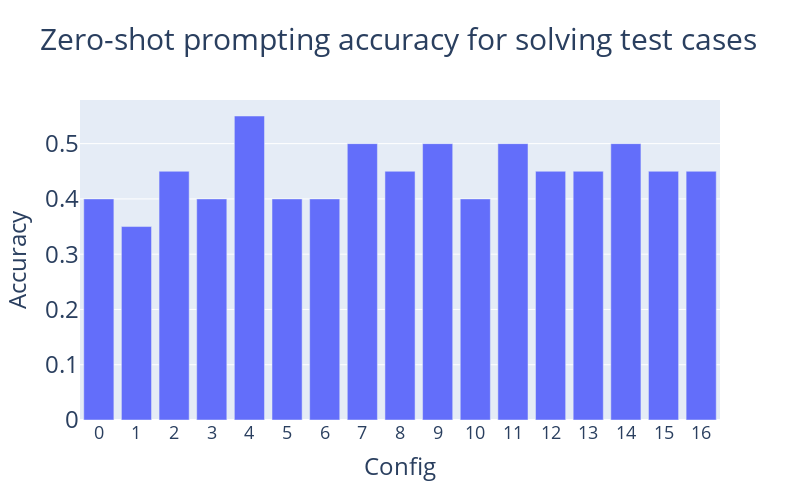

The notebook cell saved with this chart:
### Code cell
fig = px.bar(df_zero_shot, x='index', y='accuracy', title='Zero-shot prompting accuracy for solving test cases',
             labels={'index': 'Id', 'accuracy': 'Accuracy'}, width=800, height=500,
             category_orders={"index": df_zero_shot['accuracy'].sort_values(ascending=False)})

fig.update_layout(xaxis_title='Config', yaxis_title='Accuracy', showlegend=False, bargap=0.2,
                  xaxis=dict(tickmode='linear', tick0=0, dtick=1, tickfont=dict(size=18)),
                  yaxis=dict(tickfont=dict(size=24)),
                  yaxis_title_font=dict(size=24),
                  xaxis_title_font=dict(size=24),
                  title_font=dict(size=30))

fig.show()
fig.write_image("total_acc_zero_shot.png", width=1200, height=800, scale=2)

### Figure 1 — Plotly figure (JSON) as saved in the notebook; plotly's stock layout.template omitted (floating-point values rounded to 4 significant figures)
{"data": [{"alignmentgroup": "True", "hovertemplate": "Id=%{x}<br>Accuracy=%{y}<extra></extra>", "legendgroup": "", "marker": {"color": "#636efa", "pattern": {"shape": ""}}, "name": "", "offsetgroup": "", "orientation": "v", "showlegend": false, "textposition": "auto", "type": "bar", "x": [4, 14, 7, 9, 11, 16, 13, 8, 15, 2, 12, 0, 5, 6, 3, 10, 1], "xaxis": "x", "y": [0.55, 0.5, 0.5, 0.5, 0.5, 0.45, 0.45, 0.45, 0.45, 0.45, 0.45, 0.4, 0.4, 0.4, 0.4, 0.4, 0.35], "yaxis": "y"}], "layout": {"bargap": 0.2, "barmode": "relative", "height": 500, "legend": {"tracegroupgap": 0}, "showlegend": false, "title": {"font": {"size": 30}, "text": "Zero-shot prompting accuracy for solving test cases"}, "width": 800, "xaxis": {"anchor": "y", "categoryarray": [0.55, 0.5, 0.5, 0.5, 0.5, 0.45, 0.45, 0.45, 0.45, 0.45, 0.45, 0.4, 0.4, 0.4, 0.4, 0.4, 0.35], "categoryorder": "array", "domain": [0, 1], "dtick": 1, "tick0": 0, "tickfont": {"size": 18}, "tickmode": "linear", "title": {"font": {"size": 24}, "text": "Config"}}, "yaxis": {"anchor": "x", "domain": [0, 1], "tickfont": {"size": 24}, "title": {"font": {"size": 24}, "text": "Accuracy"}}}}
